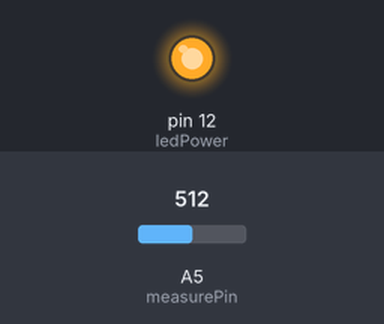
The sketch below on a simulated Arduino Uno, built with avr-gcc and run on an emulated ATmega328P. Shown: output pins drawn as LEDs (lit = HIGH). The inputs (shaded band) are chosen by the test bench; at power-on: A5 (measurePin) = 512. What the sketch prints to the serial monitor is not drawn.

Above: at 0.1 s.
Timing chart, 0 to 1.6 s (numbered marks = the images above):
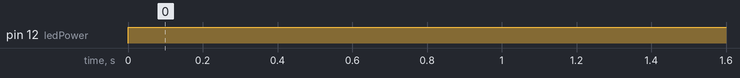

The sketch:

src.ino
```cpp
int measurePin = A5;
int ledPower = 12;

unsigned int samplingTime = 280;
unsigned int deltaTime = 40;
unsigned int sleepTime = 9680;

float voMeasured = 0;
float calcVoltage = 0;
float dustDensity = 0;

void setup(){
  Serial.begin(9600);
  pinMode(ledPower,OUTPUT);
}

void loop(){
  digitalWrite(ledPower,LOW);
  delayMicroseconds(samplingTime);

  voMeasured = analogRead(measurePin);

  delayMicroseconds(deltaTime);
  digitalWrite(ledPower,HIGH);
  delayMicroseconds(sleepTime);

  calcVoltage = voMeasured*(5.0/1024);
  dustDensity = 0.1700*calcVoltage-0.1000;

  if ( dustDensity < 0)
  {
    dustDensity = 0.00;
  }

//  Serial.println("Raw Signal Value (0-1023):");
  Serial.println(voMeasured);
//
//  Serial.println("Voltage:");
//  Serial.println(calcVoltage);

//  Serial.print("Dust Density(mg/m^3):");
//  Serial.println(dustDensity);

  delay(500);
}
```

Measured:
- by itself, pin 12 (ledPower): LOW → HIGH at 0.00 s
